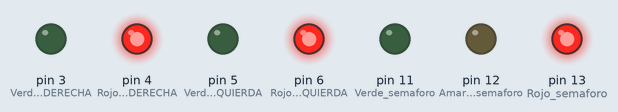
Simulated run of this sketch. Board: Arduino Uno, built with avr-gcc and run on an emulated ATmega328P. Parts: output pins drawn as LEDs (lit = HIGH).

Above: at 0.5 s.
At 5.12 s:
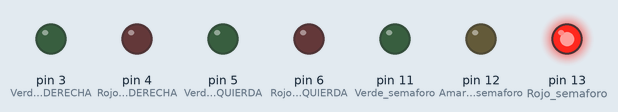
At 9.5 s:
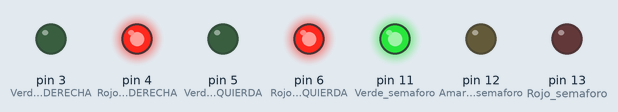
At 13.0 s:
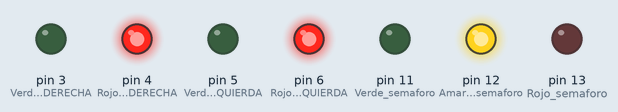
At 16.5 s:
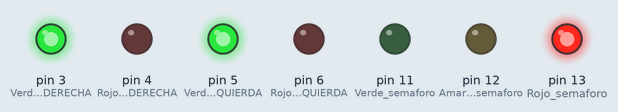
Timing chart, 0 to 18.2 s (numbered marks = the images above):
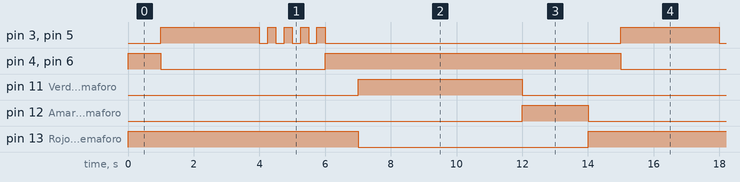

Measured:
- by itself, pin 4 (Rojo_peatones_DERECHA), pin 6 (Rojo_peatones_IZQUIERDA): repeats every 14.0 s: LOW 5.0 s, HIGH 9.0 s
- by itself, pin 11 (Verde_semaforo): alternates HIGH for 5.0 s and LOW for 9.0 s
- by itself, pin 12 (Amarillo_semaforo): alternates HIGH for 2.0 s and LOW for 12.0 s
- by itself, pin 13 (Rojo_semaforo): alternates HIGH for 7.0 s and LOW for 7.0 s
- by itself, pin 3 (Verde_peatones_DERECHA), pin 5 (Verde_peatones_IZQUIERDA): repeats every 14.0 s: 4 × (LOW 0.25 s, HIGH 0.25 s), LOW 9.0 s, HIGH 3.0 s

The sketch:

peatones.ino
```cpp
void setup()
{
  pinMode(13, OUTPUT); //Rojo semaforo
  pinMode(12, OUTPUT); //Amarillo semaforo
  pinMode(11, OUTPUT); //Verde semaforo
  pinMode(3, OUTPUT); //Verde peatones DERECHA
  pinMode(4, OUTPUT); //Rojo peatones DERECHA
  pinMode(5, OUTPUT); //Verde peatones IZQUIERDA
  pinMode(6, OUTPUT); //Rojo peatones IZQUIERDA
}

void loop()
{
    digitalWrite(13,1); //rojo coches
    digitalWrite(4,1);
    digitalWrite(6,1);
    delay(1000);

    digitalWrite(4,0);  //verde personas
    digitalWrite(6,0);
    digitalWrite(3,1);
    digitalWrite(5,1);
    delay(3000);

    digitalWrite(3,0); //parpadeo personas
    digitalWrite(5,0);
    delay(250);
    digitalWrite(3,1);
    digitalWrite(5,1);
    delay(250);
    digitalWrite(3,0);
    digitalWrite(5,0);
    delay(250);
    digitalWrite(3,1);
    digitalWrite(5,1);
    delay(250);
    digitalWrite(3,0);
    digitalWrite(5,0);
    delay(250);
    digitalWrite(3,1);
    digitalWrite(5,1);
    delay(250);
    digitalWrite(3,0);
    digitalWrite(5,0);
    delay(250);
    digitalWrite(3,1);
    digitalWrite(5,1);
    delay(250);
    digitalWrite(3,0); //peatones rojo
    digitalWrite(5,0);
    digitalWrite(4,1);
    digitalWrite(6,1);

    delay(1000);

    digitalWrite(13,0); //verde coches
    digitalWrite(11,1);
    delay(5000);

    digitalWrite(11,0); //amarillo coches
    digitalWrite(12,1);
    delay(2000);

    digitalWrite(12,0);

}
```
